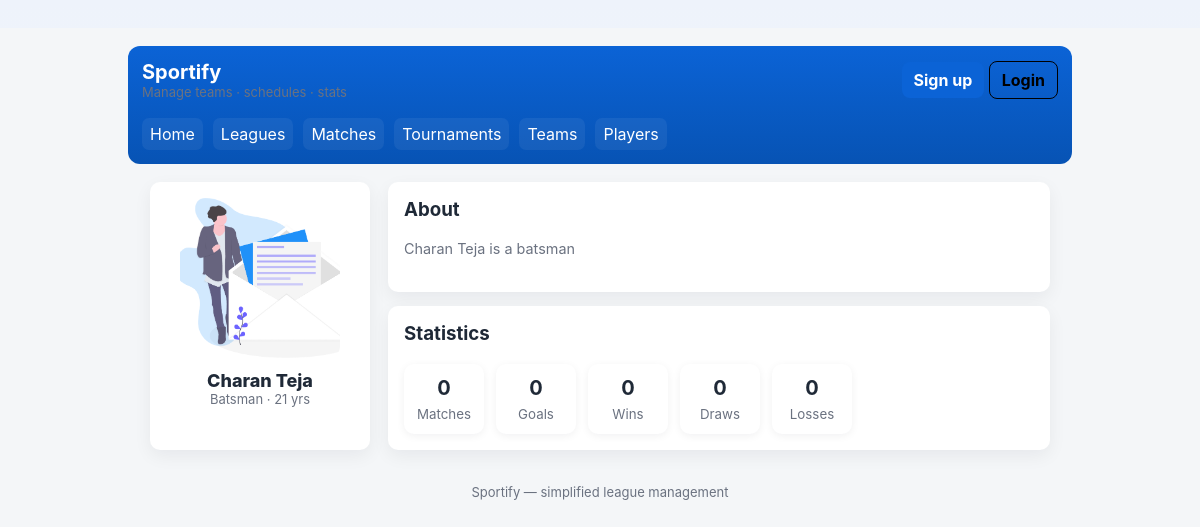
Page /accounts/players/2/ on the committed database.
### accounts/models.py (models this page shows, shortened)
class Player(models.Model):
    user = models.OneToOneField(User, on_delete=models.CASCADE, null=True, blank=True)
    full_name = models.CharField(max_length=200)
    bio = models.TextField(blank=True)
    photo = models.ImageField(upload_to='players/', null=True, blank=True)
    position = models.CharField(max_length=100, blank=True)
    age = models.PositiveIntegerField(null=True, blank=True)

### accounts/views.py (the view, shortened to what this page needs)
# urls.py: path('players/<int:pk>/', views.player_profile, name='player_profile'),
def player_profile(request, pk):
    player = get_object_or_404(Player, pk=pk)
    try:
        from matches.models import Goal, Match
    except Exception:
        Goal = None
        Match = None
    goals = Goal.objects.filter(player=player).count() if Goal else 0
    teams = player.teams.all()
    matches_played = 0
    wins = losses = draws = 0
    if Match:
        qs = Match.objects.filter(djmodels.Q(home__in=teams) | djmodels.Q(away__in=teams), played=True).distinct()
        matches_played = qs.count()
    try:
        can_edit = request.user.is_authenticated and (request.user.is_staff or request.user == player.user)
    except Exception:
        can_edit = False
    return render(request, 'accounts/player_profile.html', {
        'player': player,
        'goals': goals,
        'matches_played': matches_played,
        'wins': wins,
        'losses': losses,
        'draws': draws,
        'can_edit': can_edit,
    })

### templates/accounts/player_profile.html (shortened to what this page needs)
{% extends 'base.html' %}
{% block content %}
<div class="profile-wrap">
  <aside class="card" style="display:flex;flex-direction:column;align-items:center;gap:12px">
    {% if player.photo %}
      <img src="{{ player.photo.url }}" alt="{{ player.full_name }}" style="width:160px;height:160px;border-radius:12px;object-fit:cover">
    {% else %}
      <div style="width:160px;height:160px;border-radius:12px;background:linear-gradient(135deg,var(--accent),var(--accent-2));display:flex;align-items:center;justify-content:center;color:#fff;font-weight:800;font-size:48px">{{ player.full_name|slice:":1" }}</div>
    {% endif %}
    <div style="text-align:center">
      <div style="font-weight:800;font-size:18px">{{ player.full_name }}</div>
      <div class="muted">{{ player.position|default:"" }} {% if player.age %}· {{ player.age }} yrs{% endif %}</div>
    </div>
  </aside>
  <main>
    <div class="card">
      <h3 style="margin-top:0">About</h3>
      <p class="muted">{{ player.bio|default:"No bio yet." }}</p>
    </div>
    <div class="card">
      <h3 style="margin-top:0">Statistics</h3>
      <div style="display:flex;gap:12px;flex-wrap:wrap">
        <div class="stat"><h3 style="margin:0">{{ matches_played }}</h3><small>Matches</small></div>
        <div class="stat"><h3 style="margin:0">{{ goals }}</h3><small>Goals</small></div>
        <div class="stat"><h3 style="margin:0">{{ wins }}</h3><small>Wins</small></div>
        <div class="stat"><h3 style="margin:0">{{ draws }}</h3><small>Draws</small></div>
        <div class="stat"><h3 style="margin:0">{{ losses }}</h3><small>Losses</small></div>
      </div>
    </div>
  </main>
</div>
{% endblock %}

### templates/base.html (style rules this page uses)
:root { --bg:#f6f8fb; --card:#ffffff; --muted:#6b7280; --accent:#0d6efd; --accent-2:#0b5ed7; --radius:12px; --shadow: 0 6px 18px rgba(15,23,42,0.08); --shadow-sm: 0 2px 8px rgba(15,23,42,0.06); --max-width:1100px; --glass: rgba(255,255,255,0.65); font-family: Inter, ui-sans-serif, system-ui, -apple-system, "Segoe UI", Roboto, "Helvetica Neue", Arial; }
html,body { height:100%;margin:0;background:linear-gradient(180deg,#eef3fb 0%,var(--bg) 100%);color:#0f172a; }
.card { background:var(--card);padding:18px;border-radius:12px;box-shadow:var(--shadow-sm);min-height:110px;position:relative;overflow:hidden; }
.card p { margin:0;color:var(--muted);font-size:0.9rem; }
.stat { background:var(--card);padding:12px;border-radius:10px;box-shadow:var(--shadow-sm);min-width:80px;text-align:center; }
.stat h3 { margin:0;font-size:20px; }
.stat small { color:var(--muted);display:block;margin-top:6px; }
.muted { color:var(--muted) }
:root { --bg:#f4f6f8; --surface:#ffffff; --accent:#0b63d6; --muted:#6b7280; --radius:10px; --max:980px; }
* { box-sizing:border-box }
body { margin:0;font-family:Inter, system-ui, -apple-system, "Segoe UI", Roboto, Arial; background:var(--bg); color:#1f2937 }
.card { background:var(--surface);border-radius:var(--radius);box-shadow:0 6px 18px rgba(20,25,30,0.06);padding:16px;margin-bottom:14px }
.muted { color:var(--muted);font-size:13px }

### templates/accounts/player_profile.html (style rules this page uses)
.profile-wrap { max-width:900px;margin:18px auto;display:grid;grid-template-columns:220px 1fr;gap:18px }
.muted { color:var(--muted) }

### rows in the picture
Player: photo (picture), full_name "Charan Teja", position "Batsman", age "21", bio "Charan Teja is a batsman"

### other values in the picture
{{ matches_played }} "0"
{{ goals }} "0"
{{ wins }} "0"
{{ draws }} "0"
{{ losses }} "0"
